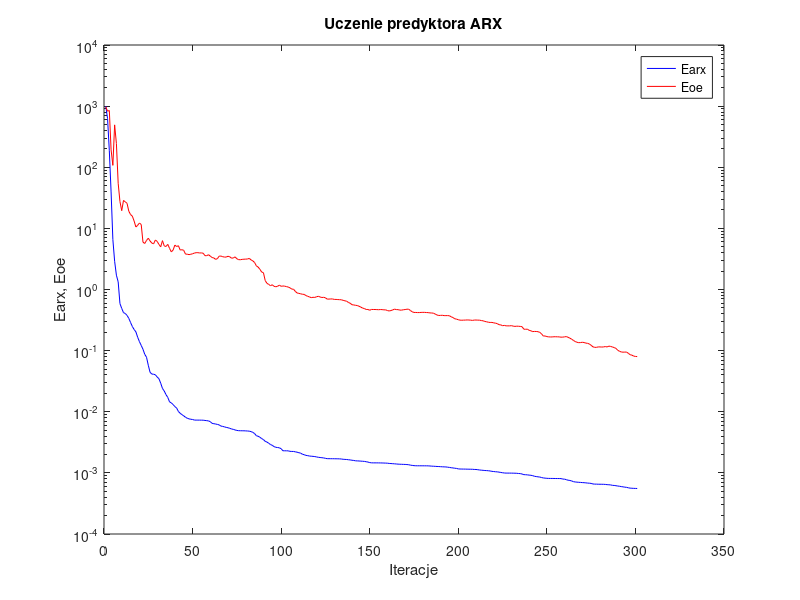
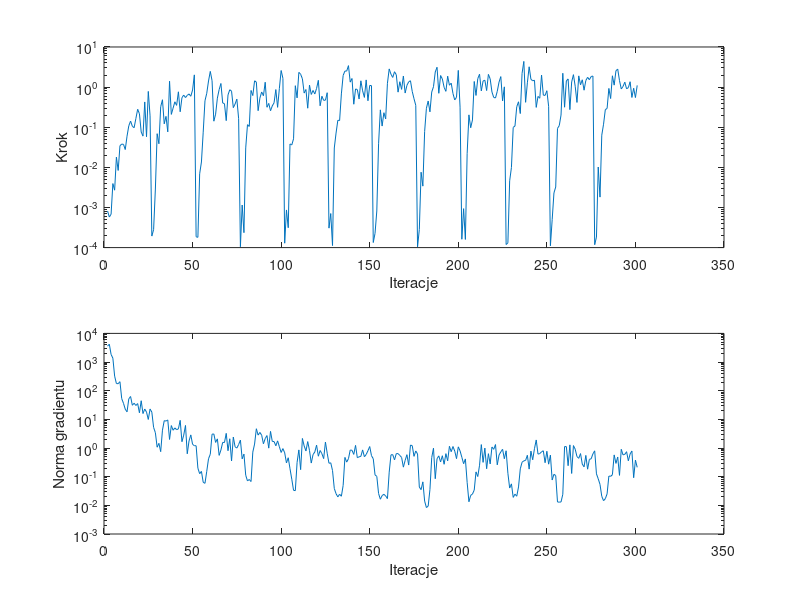

These charts were generated, in order, by the following MATLAB code:
%uczenie predyktora arx
clear all;
n=0; farx(n+1)=1.002978e+003; foe(n+1)=9.758461e+002; wspucz(n+1)=0.000000e+000; ng(n+1)=0.000000e+000;
%odnowa zmiennej metryki
n=1; farx(n+1)=6.290083e+002; foe(n+1)=8.252068e+002; krok(n+1)=8.178849e-004; ng(n+1)=3.590008e+003;
n=2; farx(n+1)=1.865987e+002; foe(n+1)=8.487327e+002; krok(n+1)=5.786489e-004; ng(n+1)=4.192349e+003;
n=3; farx(n+1)=3.947075e+001; foe(n+1)=1.925992e+002; krok(n+1)=6.767654e-004; ng(n+1)=1.842845e+003;
n=4; farx(n+1)=6.576444e+000; foe(n+1)=1.074142e+002; krok(n+1)=3.941672e-003; ng(n+1)=1.368427e+003;
n=5; farx(n+1)=2.893829e+000; foe(n+1)=4.935701e+002; krok(n+1)=2.695374e-003; ng(n+1)=3.229424e+002;
n=6; farx(n+1)=1.714487e+000; foe(n+1)=2.443550e+002; krok(n+1)=1.799391e-002; ng(n+1)=1.778357e+002;
n=7; farx(n+1)=1.335187e+000; foe(n+1)=5.469080e+001; krok(n+1)=8.368557e-003; ng(n+1)=1.755004e+002;
n=8; farx(n+1)=5.881606e-001; foe(n+1)=2.752062e+001; krok(n+1)=3.452721e-002; ng(n+1)=2.068954e+002;
n=9; farx(n+1)=4.906924e-001; foe(n+1)=1.949133e+001; krok(n+1)=3.801151e-002; ng(n+1)=5.294866e+001;
n=10; farx(n+1)=4.182111e-001; foe(n+1)=2.861683e+001; krok(n+1)=3.739234e-002; ng(n+1)=3.626663e+001;
n=11; farx(n+1)=4.055466e-001; foe(n+1)=2.720428e+001; krok(n+1)=2.779047e-002; ng(n+1)=2.264861e+001;
n=12; farx(n+1)=3.767409e-001; foe(n+1)=2.573508e+001; krok(n+1)=5.983917e-002; ng(n+1)=1.830090e+001;
n=13; farx(n+1)=3.373576e-001; foe(n+1)=1.909401e+001; krok(n+1)=1.088038e-001; ng(n+1)=5.219029e+001;
n=14; farx(n+1)=2.880576e-001; foe(n+1)=1.682014e+001; krok(n+1)=1.423178e-001; ng(n+1)=6.277984e+001;
n=15; farx(n+1)=2.484053e-001; foe(n+1)=1.586129e+001; krok(n+1)=1.057221e-001; ng(n+1)=3.108162e+001;
n=16; farx(n+1)=2.215821e-001; foe(n+1)=1.317758e+001; krok(n+1)=9.714883e-002; ng(n+1)=3.657688e+001;
n=17; farx(n+1)=2.029827e-001; foe(n+1)=1.053549e+001; krok(n+1)=1.655578e-001; ng(n+1)=3.051845e+001;
n=18; farx(n+1)=1.654200e-001; foe(n+1)=1.123518e+001; krok(n+1)=2.800362e-001; ng(n+1)=3.557455e+001;
n=19; farx(n+1)=1.403256e-001; foe(n+1)=1.223544e+001; krok(n+1)=2.168605e-001; ng(n+1)=1.696554e+001;
n=20; farx(n+1)=1.217703e-001; foe(n+1)=1.158580e+001; krok(n+1)=7.604882e-002; ng(n+1)=4.469016e+001;
n=21; farx(n+1)=1.053104e-001; foe(n+1)=5.950857e+000; krok(n+1)=6.004768e-002; ng(n+1)=1.595611e+001;
n=22; farx(n+1)=8.706665e-002; foe(n+1)=5.662041e+000; krok(n+1)=4.268310e-001; ng(n+1)=2.296541e+001;
n=23; farx(n+1)=7.794165e-002; foe(n+1)=6.353403e+000; krok(n+1)=5.801457e-002; ng(n+1)=1.792424e+001;
n=24; farx(n+1)=5.761292e-002; foe(n+1)=6.908256e+000; krok(n+1)=7.807902e-001; ng(n+1)=9.936812e+000;
n=25; farx(n+1)=4.423533e-002; foe(n+1)=6.227858e+000; krok(n+1)=1.919924e-001; ng(n+1)=2.300742e+001;
%odnowa zmiennej metryki
n=26; farx(n+1)=4.135844e-002; foe(n+1)=5.743080e+000; krok(n+1)=1.935115e-004; ng(n+1)=1.786820e+001;
n=27; farx(n+1)=4.111424e-002; foe(n+1)=5.594787e+000; krok(n+1)=2.796501e-004; ng(n+1)=5.237467e+000;
n=28; farx(n+1)=4.022845e-002; foe(n+1)=6.457731e+000; krok(n+1)=2.883948e-003; ng(n+1)=3.431761e+000;
n=29; farx(n+1)=3.709264e-002; foe(n+1)=6.129652e+000; krok(n+1)=6.900644e-002; ng(n+1)=1.068186e+000;
n=30; farx(n+1)=3.475535e-002; foe(n+1)=5.466584e+000; krok(n+1)=3.871130e-002; ng(n+1)=1.457424e+000;
n=31; farx(n+1)=2.937260e-002; foe(n+1)=4.986051e+000; krok(n+1)=3.240219e-001; ng(n+1)=7.466837e-001;
n=32; farx(n+1)=2.407706e-002; foe(n+1)=6.300120e+000; krok(n+1)=4.842714e-001; ng(n+1)=4.207955e+000;
n=33; farx(n+1)=2.184582e-002; foe(n+1)=5.170871e+000; krok(n+1)=1.216335e-001; ng(n+1)=9.011299e+000;
n=34; farx(n+1)=1.906207e-002; foe(n+1)=5.055930e+000; krok(n+1)=1.865388e-001; ng(n+1)=8.719177e+000;
n=35; farx(n+1)=1.716094e-002; foe(n+1)=5.477126e+000; krok(n+1)=7.667368e-002; ng(n+1)=9.563864e+000;
n=36; farx(n+1)=1.452386e-002; foe(n+1)=4.709963e+000; krok(n+1)=1.402391e+000; ng(n+1)=1.990471e+000;
n=37; farx(n+1)=1.395714e-002; foe(n+1)=4.124995e+000; krok(n+1)=2.089206e-001; ng(n+1)=6.083471e+000;
n=38; farx(n+1)=1.313361e-002; foe(n+1)=4.416060e+000; krok(n+1)=2.985161e-001; ng(n+1)=4.172975e+000;
n=39; farx(n+1)=1.214050e-002; foe(n+1)=5.327853e+000; krok(n+1)=4.306047e-001; ng(n+1)=5.043950e+000;
n=40; farx(n+1)=1.151075e-002; foe(n+1)=5.047550e+000; krok(n+1)=3.505976e-001; ng(n+1)=4.356691e+000;
n=41; farx(n+1)=1.010244e-002; foe(n+1)=5.204944e+000; krok(n+1)=7.638023e-001; ng(n+1)=4.664913e+000;
n=42; farx(n+1)=9.426884e-003; foe(n+1)=4.421005e+000; krok(n+1)=2.429329e-001; ng(n+1)=9.248582e+000;
n=43; farx(n+1)=8.975359e-003; foe(n+1)=4.478734e+000; krok(n+1)=5.451818e-001; ng(n+1)=1.662419e+000;
n=44; farx(n+1)=8.571513e-003; foe(n+1)=4.372625e+000; krok(n+1)=6.321212e-001; ng(n+1)=2.818371e+000;
n=45; farx(n+1)=8.132094e-003; foe(n+1)=3.794856e+000; krok(n+1)=5.491644e-001; ng(n+1)=6.137696e+000;
n=46; farx(n+1)=7.827632e-003; foe(n+1)=3.781841e+000; krok(n+1)=6.224492e-001; ng(n+1)=6.302608e-001;
n=47; farx(n+1)=7.650852e-003; foe(n+1)=3.719302e+000; krok(n+1)=6.751168e-001; ng(n+1)=1.773322e+000;
n=48; farx(n+1)=7.533435e-003; foe(n+1)=3.774993e+000; krok(n+1)=5.918768e-001; ng(n+1)=2.871673e+000;
n=49; farx(n+1)=7.473707e-003; foe(n+1)=3.841757e+000; krok(n+1)=8.456470e-001; ng(n+1)=1.345852e+000;
n=50; farx(n+1)=7.312760e-003; foe(n+1)=3.941362e+000; krok(n+1)=2.018136e+000; ng(n+1)=1.206617e+000;
%odnowa zmiennej metryki
n=51; farx(n+1)=7.299738e-003; foe(n+1)=4.003387e+000; krok(n+1)=1.864752e-004; ng(n+1)=1.201020e+000;
n=52; farx(n+1)=7.299509e-003; foe(n+1)=4.005233e+000; krok(n+1)=1.802468e-004; ng(n+1)=1.975960e-001;
n=53; farx(n+1)=7.296112e-003; foe(n+1)=3.956885e+000; krok(n+1)=6.905382e-003; ng(n+1)=1.271682e-001;
n=54; farx(n+1)=7.283754e-003; foe(n+1)=3.974039e+000; krok(n+1)=1.360047e-002; ng(n+1)=1.530127e-001;
n=55; farx(n+1)=7.274916e-003; foe(n+1)=3.919032e+000; krok(n+1)=7.533713e-002; ng(n+1)=6.399100e-002;
n=56; farx(n+1)=7.206556e-003; foe(n+1)=3.576509e+000; krok(n+1)=4.572801e-001; ng(n+1)=5.856207e-002;
n=57; farx(n+1)=7.152595e-003; foe(n+1)=3.576732e+000; krok(n+1)=7.011953e-001; ng(n+1)=1.538136e-001;
n=58; farx(n+1)=7.079308e-003; foe(n+1)=3.707371e+000; krok(n+1)=1.420334e+000; ng(n+1)=4.229275e-001;
n=59; farx(n+1)=6.880176e-003; foe(n+1)=3.520801e+000; krok(n+1)=2.464134e+000; ng(n+1)=6.059671e-001;
n=60; farx(n+1)=6.464698e-003; foe(n+1)=3.334989e+000; krok(n+1)=1.445753e+000; ng(n+1)=3.038668e+000;
n=61; farx(n+1)=6.377306e-003; foe(n+1)=3.285564e+000; krok(n+1)=1.414327e-001; ng(n+1)=3.100551e+000;
n=62; farx(n+1)=6.304259e-003; foe(n+1)=3.112316e+000; krok(n+1)=2.114442e-001; ng(n+1)=1.568926e+000;
n=63; farx(n+1)=6.203709e-003; foe(n+1)=3.194574e+000; krok(n+1)=5.312625e-001; ng(n+1)=2.087667e+000;
n=64; farx(n+1)=6.096127e-003; foe(n+1)=3.510119e+000; krok(n+1)=8.670260e-001; ng(n+1)=5.543961e-001;
n=65; farx(n+1)=5.833325e-003; foe(n+1)=3.528948e+000; krok(n+1)=1.231141e+000; ng(n+1)=8.517572e-001;
n=66; farx(n+1)=5.758737e-003; foe(n+1)=3.442646e+000; krok(n+1)=4.021517e-001; ng(n+1)=1.574138e+000;
n=67; farx(n+1)=5.660508e-003; foe(n+1)=3.392013e+000; krok(n+1)=3.862514e-001; ng(n+1)=1.556036e+000;
n=68; farx(n+1)=5.548880e-003; foe(n+1)=3.395193e+000; krok(n+1)=1.460372e-001; ng(n+1)=3.248052e+000;
n=69; farx(n+1)=5.474823e-003; foe(n+1)=3.497737e+000; krok(n+1)=6.400584e-001; ng(n+1)=8.048903e-001;
n=70; farx(n+1)=5.357216e-003; foe(n+1)=3.432622e+000; krok(n+1)=8.600077e-001; ng(n+1)=2.105098e+000;
n=71; farx(n+1)=5.230605e-003; foe(n+1)=3.249996e+000; krok(n+1)=7.927530e-001; ng(n+1)=3.531067e-001;
n=72; farx(n+1)=5.148232e-003; foe(n+1)=3.282918e+000; krok(n+1)=3.077853e-001; ng(n+1)=2.418400e+000;
n=73; farx(n+1)=5.037776e-003; foe(n+1)=3.419860e+000; krok(n+1)=3.791860e-001; ng(n+1)=1.102465e+000;
n=74; farx(n+1)=4.949578e-003; foe(n+1)=3.183204e+000; krok(n+1)=5.014424e-001; ng(n+1)=9.957461e-001;
n=75; farx(n+1)=4.901866e-003; foe(n+1)=3.079988e+000; krok(n+1)=1.634459e-001; ng(n+1)=1.324972e+000;
%odnowa zmiennej metryki
n=76; farx(n+1)=4.890994e-003; foe(n+1)=3.069839e+000; krok(n+1)=1.051134e-004; ng(n+1)=1.895589e+000;
n=77; farx(n+1)=4.885088e-003; foe(n+1)=3.112660e+000; krok(n+1)=1.149483e-003; ng(n+1)=4.194228e-001;
n=78; farx(n+1)=4.881955e-003; foe(n+1)=3.130233e+000; krok(n+1)=2.353374e-004; ng(n+1)=6.133628e-001;
n=79; farx(n+1)=4.863337e-003; foe(n+1)=3.140534e+000; krok(n+1)=3.050997e-002; ng(n+1)=1.122775e-001;
n=80; farx(n+1)=4.843508e-003; foe(n+1)=3.154390e+000; krok(n+1)=1.158784e-001; ng(n+1)=7.118994e-002;
n=81; farx(n+1)=4.813266e-003; foe(n+1)=3.228104e+000; krok(n+1)=1.046893e-001; ng(n+1)=7.989946e-002;
n=82; farx(n+1)=4.732851e-003; foe(n+1)=3.054045e+000; krok(n+1)=8.252141e-001; ng(n+1)=6.778008e-002;
n=83; farx(n+1)=4.604745e-003; foe(n+1)=2.941644e+000; krok(n+1)=6.155707e-001; ng(n+1)=7.198217e-001;
n=84; farx(n+1)=4.396498e-003; foe(n+1)=2.765028e+000; krok(n+1)=1.435731e+000; ng(n+1)=1.374100e+000;
n=85; farx(n+1)=4.057878e-003; foe(n+1)=2.438814e+000; krok(n+1)=1.334889e+000; ng(n+1)=4.713916e+000;
n=86; farx(n+1)=3.974234e-003; foe(n+1)=2.328041e+000; krok(n+1)=2.583432e-001; ng(n+1)=2.824617e+000;
n=87; farx(n+1)=3.827775e-003; foe(n+1)=2.142346e+000; krok(n+1)=5.312625e-001; ng(n+1)=3.502650e+000;
n=88; farx(n+1)=3.639326e-003; foe(n+1)=1.931865e+000; krok(n+1)=7.571530e-001; ng(n+1)=2.807970e+000;
n=89; farx(n+1)=3.507015e-003; foe(n+1)=1.883863e+000; krok(n+1)=6.094694e-001; ng(n+1)=1.407816e+000;
n=90; farx(n+1)=3.276802e-003; foe(n+1)=1.400119e+000; krok(n+1)=1.322970e+000; ng(n+1)=2.136227e+000;
n=91; farx(n+1)=3.191673e-003; foe(n+1)=1.261374e+000; krok(n+1)=3.146509e-001; ng(n+1)=2.723950e+000;
n=92; farx(n+1)=3.051224e-003; foe(n+1)=1.210870e+000; krok(n+1)=3.923690e-001; ng(n+1)=9.911452e-001;
n=93; farx(n+1)=2.904857e-003; foe(n+1)=1.153464e+000; krok(n+1)=2.577747e-001; ng(n+1)=3.808228e+000;
n=94; farx(n+1)=2.822842e-003; foe(n+1)=1.196156e+000; krok(n+1)=3.404866e-001; ng(n+1)=1.700120e+000;
n=95; farx(n+1)=2.689453e-003; foe(n+1)=1.126866e+000; krok(n+1)=4.063898e-001; ng(n+1)=1.685051e+000;
n=96; farx(n+1)=2.621222e-003; foe(n+1)=1.108216e+000; krok(n+1)=8.679464e-001; ng(n+1)=1.198045e+000;
n=97; farx(n+1)=2.598642e-003; foe(n+1)=1.129371e+000; krok(n+1)=3.131249e-001; ng(n+1)=1.777559e+000;
n=98; farx(n+1)=2.570824e-003; foe(n+1)=1.179896e+000; krok(n+1)=9.282331e-001; ng(n+1)=1.105603e+000;
n=99; farx(n+1)=2.484209e-003; foe(n+1)=1.127569e+000; krok(n+1)=2.592175e+000; ng(n+1)=7.004654e-001;
n=100; farx(n+1)=2.300637e-003; foe(n+1)=1.143223e+000; krok(n+1)=1.650428e+000; ng(n+1)=9.555405e-001;
%odnowa zmiennej metryki
n=101; farx(n+1)=2.298939e-003; foe(n+1)=1.133258e+000; krok(n+1)=1.287051e-004; ng(n+1)=6.798721e-001;
n=102; farx(n+1)=2.296173e-003; foe(n+1)=1.115549e+000; krok(n+1)=8.676816e-004; ng(n+1)=3.022022e-001;
n=103; farx(n+1)=2.293226e-003; foe(n+1)=1.096539e+000; krok(n+1)=3.127269e-004; ng(n+1)=4.584503e-001;
n=104; farx(n+1)=2.251111e-003; foe(n+1)=1.064708e+000; krok(n+1)=3.836134e-002; ng(n+1)=1.897241e-001;
n=105; farx(n+1)=2.243123e-003; foe(n+1)=1.014510e+000; krok(n+1)=3.618094e-002; ng(n+1)=8.193628e-002;
n=106; farx(n+1)=2.240321e-003; foe(n+1)=1.011226e+000; krok(n+1)=5.140248e-002; ng(n+1)=3.344163e-002;
n=107; farx(n+1)=2.210439e-003; foe(n+1)=9.314325e-001; krok(n+1)=1.084311e+000; ng(n+1)=3.254311e-002;
n=108; farx(n+1)=2.180547e-003; foe(n+1)=8.780832e-001; krok(n+1)=5.389436e-001; ng(n+1)=3.155807e-001;
n=109; farx(n+1)=2.137151e-003; foe(n+1)=8.643120e-001; krok(n+1)=2.329831e+000; ng(n+1)=8.603631e-001;
n=110; farx(n+1)=2.104956e-003; foe(n+1)=8.511635e-001; krok(n+1)=2.090614e+000; ng(n+1)=1.762032e-001;
n=111; farx(n+1)=2.019054e-003; foe(n+1)=8.358503e-001; krok(n+1)=1.611198e+000; ng(n+1)=2.159081e+000;
n=112; farx(n+1)=1.983396e-003; foe(n+1)=8.321033e-001; krok(n+1)=7.101669e-001; ng(n+1)=1.183027e+000;
n=113; farx(n+1)=1.932887e-003; foe(n+1)=7.948708e-001; krok(n+1)=8.707243e-001; ng(n+1)=7.883398e-001;
n=114; farx(n+1)=1.914500e-003; foe(n+1)=7.739904e-001; krok(n+1)=2.978305e-001; ng(n+1)=1.679585e+000;
n=115; farx(n+1)=1.884762e-003; foe(n+1)=7.559916e-001; krok(n+1)=1.120145e+000; ng(n+1)=8.219673e-001;
n=116; farx(n+1)=1.874257e-003; foe(n+1)=7.348000e-001; krok(n+1)=6.564205e-001; ng(n+1)=2.990385e-001;
n=117; farx(n+1)=1.862284e-003; foe(n+1)=7.461503e-001; krok(n+1)=8.256204e-001; ng(n+1)=5.891450e-001;
n=118; farx(n+1)=1.848061e-003; foe(n+1)=7.423731e-001; krok(n+1)=6.744582e-001; ng(n+1)=7.298833e-001;
n=119; farx(n+1)=1.823768e-003; foe(n+1)=7.618445e-001; krok(n+1)=9.282331e-001; ng(n+1)=1.260197e+000;
n=120; farx(n+1)=1.798537e-003; foe(n+1)=7.739559e-001; krok(n+1)=1.477307e+000; ng(n+1)=5.178403e-001;
n=121; farx(n+1)=1.783966e-003; foe(n+1)=7.546861e-001; krok(n+1)=3.421659e-001; ng(n+1)=8.205506e-001;
n=122; farx(n+1)=1.771456e-003; foe(n+1)=7.391024e-001; krok(n+1)=5.925364e-001; ng(n+1)=6.354549e-001;
n=123; farx(n+1)=1.755702e-003; foe(n+1)=7.462142e-001; krok(n+1)=4.681360e-001; ng(n+1)=4.268106e-001;
n=124; farx(n+1)=1.730550e-003; foe(n+1)=7.314689e-001; krok(n+1)=4.726961e-001; ng(n+1)=1.613303e+000;
n=125; farx(n+1)=1.707870e-003; foe(n+1)=6.956381e-001; krok(n+1)=7.248392e-001; ng(n+1)=6.572256e-001;
%odnowa zmiennej metryki
n=126; farx(n+1)=1.706978e-003; foe(n+1)=6.972741e-001; krok(n+1)=3.055701e-004; ng(n+1)=2.939515e-001;
n=127; farx(n+1)=1.704989e-003; foe(n+1)=7.009822e-001; krok(n+1)=7.059341e-004; ng(n+1)=3.047701e-001;
n=128; farx(n+1)=1.704909e-003; foe(n+1)=7.005058e-001; krok(n+1)=1.123699e-004; ng(n+1)=1.638469e-001;
n=129; farx(n+1)=1.702656e-003; foe(n+1)=6.887072e-001; krok(n+1)=3.037029e-002; ng(n+1)=3.878992e-002;
n=130; farx(n+1)=1.701003e-003; foe(n+1)=6.880634e-001; krok(n+1)=7.159043e-002; ng(n+1)=2.545405e-002;
n=131; farx(n+1)=1.699175e-003; foe(n+1)=6.844325e-001; krok(n+1)=1.492217e-001; ng(n+1)=1.973813e-002;
n=132; farx(n+1)=1.695838e-003; foe(n+1)=6.816953e-001; krok(n+1)=1.468011e-001; ng(n+1)=2.439883e-002;
n=133; farx(n+1)=1.687052e-003; foe(n+1)=6.793426e-001; krok(n+1)=6.776371e-001; ng(n+1)=2.079173e-002;
n=134; farx(n+1)=1.669125e-003; foe(n+1)=6.646797e-001; krok(n+1)=1.953830e+000; ng(n+1)=4.959007e-002;
n=135; farx(n+1)=1.661298e-003; foe(n+1)=6.527581e-001; krok(n+1)=2.515023e+000; ng(n+1)=4.710829e-001;
n=136; farx(n+1)=1.655526e-003; foe(n+1)=6.430504e-001; krok(n+1)=2.507229e+000; ng(n+1)=3.224180e-001;
n=137; farx(n+1)=1.639679e-003; foe(n+1)=6.128804e-001; krok(n+1)=3.430439e+000; ng(n+1)=4.243573e-001;
n=138; farx(n+1)=1.629279e-003; foe(n+1)=5.958040e-001; krok(n+1)=1.331376e+000; ng(n+1)=8.517986e-001;
n=139; farx(n+1)=1.608344e-003; foe(n+1)=5.638357e-001; krok(n+1)=1.639642e+000; ng(n+1)=8.339766e-001;
n=140; farx(n+1)=1.597649e-003; foe(n+1)=5.589865e-001; krok(n+1)=3.745525e-001; ng(n+1)=5.997728e-001;
n=141; farx(n+1)=1.575683e-003; foe(n+1)=5.510408e-001; krok(n+1)=8.997464e-001; ng(n+1)=1.236463e+000;
n=142; farx(n+1)=1.570442e-003; foe(n+1)=5.469641e-001; krok(n+1)=8.674420e-001; ng(n+1)=4.610560e-001;
n=143; farx(n+1)=1.565506e-003; foe(n+1)=5.314698e-001; krok(n+1)=5.045340e-001; ng(n+1)=4.928095e-001;
n=144; farx(n+1)=1.556548e-003; foe(n+1)=5.146233e-001; krok(n+1)=1.435731e+000; ng(n+1)=5.118472e-001;
n=145; farx(n+1)=1.548908e-003; foe(n+1)=4.960865e-001; krok(n+1)=8.067975e-001; ng(n+1)=8.599930e-001;
n=146; farx(n+1)=1.540763e-003; foe(n+1)=4.882716e-001; krok(n+1)=5.535078e-001; ng(n+1)=4.966120e-001;
n=147; farx(n+1)=1.522405e-003; foe(n+1)=4.715412e-001; krok(n+1)=1.512163e+000; ng(n+1)=5.952551e-001;
n=148; farx(n+1)=1.502919e-003; foe(n+1)=4.713341e-001; krok(n+1)=4.567804e-001; ng(n+1)=8.060933e-001;
n=149; farx(n+1)=1.474263e-003; foe(n+1)=4.576468e-001; krok(n+1)=1.104103e+000; ng(n+1)=1.127768e+000;
n=150; farx(n+1)=1.459876e-003; foe(n+1)=4.716990e-001; krok(n+1)=1.086260e+000; ng(n+1)=5.412359e-001;
%odnowa zmiennej metryki
n=151; farx(n+1)=1.458387e-003; foe(n+1)=4.710482e-001; krok(n+1)=1.338340e-004; ng(n+1)=4.229356e-001;
n=152; farx(n+1)=1.458281e-003; foe(n+1)=4.706452e-001; krok(n+1)=2.263251e-004; ng(n+1)=1.154668e-001;
n=153; farx(n+1)=1.457930e-003; foe(n+1)=4.692079e-001; krok(n+1)=8.180843e-004; ng(n+1)=1.025949e-001;
n=154; farx(n+1)=1.457143e-003; foe(n+1)=4.670897e-001; krok(n+1)=3.871130e-002; ng(n+1)=2.588884e-002;
n=155; farx(n+1)=1.454658e-003; foe(n+1)=4.699067e-001; krok(n+1)=2.709781e-001; ng(n+1)=1.635647e-002;
n=156; farx(n+1)=1.453082e-003; foe(n+1)=4.689667e-001; krok(n+1)=1.068981e-001; ng(n+1)=2.192192e-002;
n=157; farx(n+1)=1.448647e-003; foe(n+1)=4.645360e-001; krok(n+1)=2.301336e-001; ng(n+1)=2.429174e-002;
n=158; farx(n+1)=1.445540e-003; foe(n+1)=4.647734e-001; krok(n+1)=1.611570e-001; ng(n+1)=2.132093e-002;
n=159; farx(n+1)=1.440374e-003; foe(n+1)=4.528553e-001; krok(n+1)=1.245764e+000; ng(n+1)=1.716547e-002;
n=160; farx(n+1)=1.427081e-003; foe(n+1)=4.453176e-001; krok(n+1)=2.840668e+000; ng(n+1)=1.442213e-001;
n=161; farx(n+1)=1.421159e-003; foe(n+1)=4.528869e-001; krok(n+1)=2.090614e+000; ng(n+1)=5.784105e-001;
n=162; farx(n+1)=1.413470e-003; foe(n+1)=4.637141e-001; krok(n+1)=1.741449e+000; ng(n+1)=5.872477e-001;
n=163; farx(n+1)=1.406811e-003; foe(n+1)=4.775315e-001; krok(n+1)=2.416435e+000; ng(n+1)=3.855649e-001;
n=164; farx(n+1)=1.398560e-003; foe(n+1)=4.693210e-001; krok(n+1)=2.034481e+000; ng(n+1)=6.385513e-001;
n=165; farx(n+1)=1.390350e-003; foe(n+1)=4.684193e-001; krok(n+1)=7.491049e-001; ng(n+1)=6.389879e-001;
n=166; farx(n+1)=1.384733e-003; foe(n+1)=4.601411e-001; krok(n+1)=1.361947e+000; ng(n+1)=5.495180e-001;
n=167; farx(n+1)=1.381646e-003; foe(n+1)=4.597500e-001; krok(n+1)=8.773192e-001; ng(n+1)=4.706600e-001;
n=168; farx(n+1)=1.377153e-003; foe(n+1)=4.666460e-001; krok(n+1)=1.890784e+000; ng(n+1)=2.152355e-001;
n=169; farx(n+1)=1.374334e-003; foe(n+1)=4.698579e-001; krok(n+1)=7.113726e-001; ng(n+1)=3.702295e-001;
n=170; farx(n+1)=1.367918e-003; foe(n+1)=4.762044e-001; krok(n+1)=1.105172e+000; ng(n+1)=5.858360e-001;
n=171; farx(n+1)=1.359912e-003; foe(n+1)=4.760542e-001; krok(n+1)=1.352447e+000; ng(n+1)=2.545768e-001;
n=172; farx(n+1)=1.337754e-003; foe(n+1)=4.523130e-001; krok(n+1)=1.440700e+000; ng(n+1)=1.269260e+000;
n=173; farx(n+1)=1.325456e-003; foe(n+1)=4.317534e-001; krok(n+1)=7.808753e-001; ng(n+1)=1.208367e+000;
n=174; farx(n+1)=1.313338e-003; foe(n+1)=4.214969e-001; krok(n+1)=5.134806e-001; ng(n+1)=5.126431e-001;
n=175; farx(n+1)=1.307427e-003; foe(n+1)=4.214060e-001; krok(n+1)=3.505976e-001; ng(n+1)=7.911064e-001;
%odnowa zmiennej metryki
n=176; farx(n+1)=1.306382e-003; foe(n+1)=4.194260e-001; krok(n+1)=1.043938e-004; ng(n+1)=6.190776e-001;
n=177; farx(n+1)=1.306368e-003; foe(n+1)=4.194757e-001; krok(n+1)=2.821941e-004; ng(n+1)=4.369486e-002;
n=178; farx(n+1)=1.305976e-003; foe(n+1)=4.219892e-001; krok(n+1)=7.566741e-003; ng(n+1)=3.533214e-002;
n=179; farx(n+1)=1.305562e-003; foe(n+1)=4.229138e-001; krok(n+1)=3.401267e-003; ng(n+1)=6.603121e-002;
n=180; farx(n+1)=1.304996e-003; foe(n+1)=4.224983e-001; krok(n+1)=7.814306e-002; ng(n+1)=1.412711e-002;
n=181; farx(n+1)=1.304410e-003; foe(n+1)=4.200919e-001; krok(n+1)=2.975933e-001; ng(n+1)=8.367954e-003;
n=182; farx(n+1)=1.303117e-003; foe(n+1)=4.187180e-001; krok(n+1)=4.498732e-001; ng(n+1)=9.414310e-003;
n=183; farx(n+1)=1.296222e-003; foe(n+1)=4.139617e-001; krok(n+1)=2.418297e-001; ng(n+1)=3.586760e-002;
n=184; farx(n+1)=1.288512e-003; foe(n+1)=4.130905e-001; krok(n+1)=7.525649e-001; ng(n+1)=4.653146e-001;
n=185; farx(n+1)=1.284646e-003; foe(n+1)=4.094170e-001; krok(n+1)=1.023163e+000; ng(n+1)=9.869035e-001;
n=186; farx(n+1)=1.278910e-003; foe(n+1)=3.961065e-001; krok(n+1)=2.385180e+000; ng(n+1)=8.498143e-002;
n=187; farx(n+1)=1.273130e-003; foe(n+1)=3.824126e-001; krok(n+1)=3.123161e+000; ng(n+1)=4.243929e-001;
n=188; farx(n+1)=1.269881e-003; foe(n+1)=3.758134e-001; krok(n+1)=7.011953e-001; ng(n+1)=5.323256e-001;
n=189; farx(n+1)=1.262969e-003; foe(n+1)=3.773204e-001; krok(n+1)=1.943463e+000; ng(n+1)=3.263392e-001;
n=190; farx(n+1)=1.257848e-003; foe(n+1)=3.787752e-001; krok(n+1)=1.594157e+000; ng(n+1)=5.385496e-001;
n=191; farx(n+1)=1.253948e-003; foe(n+1)=3.738690e-001; krok(n+1)=9.859540e-001; ng(n+1)=2.711436e-001;
n=192; farx(n+1)=1.250595e-003; foe(n+1)=3.738209e-001; krok(n+1)=7.847380e-001; ng(n+1)=6.366436e-001;
n=193; farx(n+1)=1.239031e-003; foe(n+1)=3.741756e-001; krok(n+1)=1.872544e+000; ng(n+1)=3.573317e-001;
n=194; farx(n+1)=1.228583e-003; foe(n+1)=3.719434e-001; krok(n+1)=1.114269e+000; ng(n+1)=1.149523e+000;
n=195; farx(n+1)=1.213814e-003; foe(n+1)=3.576763e-001; krok(n+1)=1.253615e+000; ng(n+1)=7.447399e-001;
n=196; farx(n+1)=1.204416e-003; foe(n+1)=3.477897e-001; krok(n+1)=6.914797e-001; ng(n+1)=1.129731e+000;
n=197; farx(n+1)=1.192015e-003; foe(n+1)=3.322472e-001; krok(n+1)=4.787134e-001; ng(n+1)=7.790765e-001;
n=198; farx(n+1)=1.182885e-003; foe(n+1)=3.275281e-001; krok(n+1)=5.596492e-001; ng(n+1)=4.263185e-001;
n=199; farx(n+1)=1.161953e-003; foe(n+1)=3.202011e-001; krok(n+1)=2.609784e+000; ng(n+1)=1.099636e+000;
n=200; farx(n+1)=1.156632e-003; foe(n+1)=3.150729e-001; krok(n+1)=3.164415e-001; ng(n+1)=7.958940e-001;
%odnowa zmiennej metryki
n=201; farx(n+1)=1.155201e-003; foe(n+1)=3.141477e-001; krok(n+1)=1.614953e-004; ng(n+1)=4.770355e-001;
n=202; farx(n+1)=1.153452e-003; foe(n+1)=3.156599e-001; krok(n+1)=9.349870e-004; ng(n+1)=2.834378e-001;
n=203; farx(n+1)=1.152716e-003; foe(n+1)=3.158681e-001; krok(n+1)=1.596151e-004; ng(n+1)=4.165779e-001;
n=204; farx(n+1)=1.150011e-003; foe(n+1)=3.178046e-001; krok(n+1)=2.194150e-002; ng(n+1)=6.332371e-002;
n=205; farx(n+1)=1.148626e-003; foe(n+1)=3.166335e-001; krok(n+1)=2.032965e-001; ng(n+1)=1.333813e-002;
n=206; farx(n+1)=1.147006e-003; foe(n+1)=3.152446e-001; krok(n+1)=9.714883e-002; ng(n+1)=2.235868e-002;
n=207; farx(n+1)=1.145760e-003; foe(n+1)=3.121767e-001; krok(n+1)=1.517792e-001; ng(n+1)=2.474329e-002;
n=208; farx(n+1)=1.137978e-003; foe(n+1)=3.162307e-001; krok(n+1)=1.382584e+000; ng(n+1)=3.422783e-002;
n=209; farx(n+1)=1.136811e-003; foe(n+1)=3.168336e-001; krok(n+1)=6.193808e-001; ng(n+1)=1.472025e-001;
n=210; farx(n+1)=1.127107e-003; foe(n+1)=3.152333e-001; krok(n+1)=1.625559e+000; ng(n+1)=1.011999e-001;
n=211; farx(n+1)=1.115409e-003; foe(n+1)=3.152953e-001; krok(n+1)=2.096860e+000; ng(n+1)=2.509489e-001;
n=212; farx(n+1)=1.107404e-003; foe(n+1)=3.102670e-001; krok(n+1)=8.042766e-001; ng(n+1)=1.318223e+000;
n=213; farx(n+1)=1.100882e-003; foe(n+1)=3.077308e-001; krok(n+1)=1.420334e+000; ng(n+1)=3.162095e-001;
n=214; farx(n+1)=1.093229e-003; foe(n+1)=3.001454e-001; krok(n+1)=1.482786e+000; ng(n+1)=9.954312e-001;
n=215; farx(n+1)=1.089798e-003; foe(n+1)=2.963602e-001; krok(n+1)=8.204121e-001; ng(n+1)=1.894719e-001;
n=216; farx(n+1)=1.083494e-003; foe(n+1)=2.913380e-001; krok(n+1)=2.075725e+000; ng(n+1)=6.353632e-001;
n=217; farx(n+1)=1.074453e-003; foe(n+1)=2.890667e-001; krok(n+1)=1.601363e+000; ng(n+1)=2.788328e-001;
n=218; farx(n+1)=1.059125e-003; foe(n+1)=2.896015e-001; krok(n+1)=7.571876e-001; ng(n+1)=1.087212e+000;
n=219; farx(n+1)=1.051974e-003; foe(n+1)=2.847906e-001; krok(n+1)=5.535078e-001; ng(n+1)=9.012551e-001;
n=220; farx(n+1)=1.043731e-003; foe(n+1)=2.813618e-001; krok(n+1)=5.360036e-001; ng(n+1)=1.322807e+000;
n=221; farx(n+1)=1.039214e-003; foe(n+1)=2.765035e-001; krok(n+1)=7.847380e-001; ng(n+1)=2.590696e-001;
n=222; farx(n+1)=1.028516e-003; foe(n+1)=2.658254e-001; krok(n+1)=1.331649e+000; ng(n+1)=5.675670e-001;
n=223; farx(n+1)=1.016172e-003; foe(n+1)=2.636086e-001; krok(n+1)=1.827122e+000; ng(n+1)=7.337764e-001;
n=224; farx(n+1)=1.005340e-003; foe(n+1)=2.559907e-001; krok(n+1)=4.536903e-001; ng(n+1)=9.025938e-001;
n=225; farx(n+1)=9.958223e-004; foe(n+1)=2.585005e-001; krok(n+1)=1.015268e+000; ng(n+1)=4.234687e-001;
%odnowa zmiennej metryki
n=226; farx(n+1)=9.918812e-004; foe(n+1)=2.542402e-001; krok(n+1)=1.191612e-004; ng(n+1)=8.024763e-001;
n=227; farx(n+1)=9.918189e-004; foe(n+1)=2.542651e-001; krok(n+1)=1.312842e-004; ng(n+1)=1.316945e-001;
n=228; farx(n+1)=9.915734e-004; foe(n+1)=2.539794e-001; krok(n+1)=4.620452e-003; ng(n+1)=4.007344e-002;
n=229; farx(n+1)=9.906123e-004; foe(n+1)=2.563749e-001; krok(n+1)=9.907068e-003; ng(n+1)=5.618405e-002;
n=230; farx(n+1)=9.894000e-004; foe(n+1)=2.516023e-001; krok(n+1)=9.907791e-002; ng(n+1)=1.895131e-002;
n=231; farx(n+1)=9.872627e-004; foe(n+1)=2.491448e-001; krok(n+1)=1.072012e-001; ng(n+1)=2.458918e-002;
n=232; farx(n+1)=9.849212e-004; foe(n+1)=2.514038e-001; krok(n+1)=3.238984e-001; ng(n+1)=2.080439e-002;
n=233; farx(n+1)=9.772306e-004; foe(n+1)=2.504280e-001; krok(n+1)=4.306047e-001; ng(n+1)=4.385554e-002;
n=234; farx(n+1)=9.731143e-004; foe(n+1)=2.488971e-001; krok(n+1)=2.193298e-001; ng(n+1)=1.879222e-001;
n=235; farx(n+1)=9.585062e-004; foe(n+1)=2.463252e-001; krok(n+1)=2.192737e+000; ng(n+1)=3.194487e-001;
n=236; farx(n+1)=9.361597e-004; foe(n+1)=2.243259e-001; krok(n+1)=4.369440e+000; ng(n+1)=3.571969e-001;
n=237; farx(n+1)=9.329936e-004; foe(n+1)=2.234733e-001; krok(n+1)=4.178411e-001; ng(n+1)=3.707551e-001;
n=238; farx(n+1)=9.279478e-004; foe(n+1)=2.244043e-001; krok(n+1)=1.280117e+000; ng(n+1)=5.586794e-001;
n=239; farx(n+1)=9.194587e-004; foe(n+1)=2.148528e-001; krok(n+1)=3.210871e+000; ng(n+1)=1.838745e-001;
n=240; farx(n+1)=9.127263e-004; foe(n+1)=2.110514e-001; krok(n+1)=1.569476e+000; ng(n+1)=7.811593e-001;
n=241; farx(n+1)=9.011433e-004; foe(n+1)=2.048447e-001; krok(n+1)=1.435731e+000; ng(n+1)=3.887794e-001;
n=242; farx(n+1)=8.795249e-004; foe(n+1)=2.060555e-001; krok(n+1)=1.484568e+000; ng(n+1)=9.492143e-001;
n=243; farx(n+1)=8.706411e-004; foe(n+1)=2.057049e-001; krok(n+1)=3.123324e-001; ng(n+1)=1.914713e+000;
n=244; farx(n+1)=8.614609e-004; foe(n+1)=2.040811e-001; krok(n+1)=5.856145e-001; ng(n+1)=6.124375e-001;
n=245; farx(n+1)=8.550908e-004; foe(n+1)=1.989864e-001; krok(n+1)=5.281352e-001; ng(n+1)=6.419503e-001;
n=246; farx(n+1)=8.393298e-004; foe(n+1)=1.885174e-001; krok(n+1)=1.997077e+000; ng(n+1)=7.386094e-001;
n=247; farx(n+1)=8.263307e-004; foe(n+1)=1.730997e-001; krok(n+1)=6.310298e-001; ng(n+1)=8.011860e-001;
n=248; farx(n+1)=8.206114e-004; foe(n+1)=1.738728e-001; krok(n+1)=6.211061e-001; ng(n+1)=3.072556e-001;
n=249; farx(n+1)=8.146087e-004; foe(n+1)=1.696676e-001; krok(n+1)=8.127796e-001; ng(n+1)=7.712070e-001;
n=250; farx(n+1)=8.120087e-004; foe(n+1)=1.679449e-001; krok(n+1)=3.319551e-001; ng(n+1)=2.733969e-001;
%odnowa zmiennej metryki
n=251; farx(n+1)=8.109810e-004; foe(n+1)=1.673413e-001; krok(n+1)=1.107642e-004; ng(n+1)=5.648885e-001;
n=252; farx(n+1)=8.109024e-004; foe(n+1)=1.675445e-001; krok(n+1)=4.957630e-004; ng(n+1)=7.667835e-002;
n=253; farx(n+1)=8.099021e-004; foe(n+1)=1.687119e-001; krok(n+1)=2.310226e-003; ng(n+1)=1.212509e-001;
n=254; farx(n+1)=8.088705e-004; foe(n+1)=1.686039e-001; krok(n+1)=3.242576e-003; ng(n+1)=1.092560e-001;
n=255; farx(n+1)=8.082668e-004; foe(n+1)=1.682226e-001; krok(n+1)=9.327289e-002; ng(n+1)=1.314515e-002;
n=256; farx(n+1)=8.077566e-004; foe(n+1)=1.677844e-001; krok(n+1)=1.096481e-001; ng(n+1)=1.289922e-002;
n=257; farx(n+1)=8.066172e-004; foe(n+1)=1.659448e-001; krok(n+1)=2.013997e-001; ng(n+1)=1.314753e-002;
n=258; farx(n+1)=7.919142e-004; foe(n+1)=1.663832e-001; krok(n+1)=2.214031e+000; ng(n+1)=2.432248e-002;
n=259; farx(n+1)=7.892934e-004; foe(n+1)=1.679658e-001; krok(n+1)=3.152950e-001; ng(n+1)=1.124270e+000;
n=260; farx(n+1)=7.738045e-004; foe(n+1)=1.698321e-001; krok(n+1)=1.420334e+000; ng(n+1)=1.119216e+000;
n=261; farx(n+1)=7.586304e-004; foe(n+1)=1.651069e-001; krok(n+1)=1.598536e+000; ng(n+1)=2.418680e-001;
n=262; farx(n+1)=7.516731e-004; foe(n+1)=1.597444e-001; krok(n+1)=2.745822e-001; ng(n+1)=1.288477e+000;
n=263; farx(n+1)=7.379630e-004; foe(n+1)=1.539236e-001; krok(n+1)=1.342163e+000; ng(n+1)=1.296042e-001;
n=264; farx(n+1)=7.183832e-004; foe(n+1)=1.468347e-001; krok(n+1)=2.043356e+000; ng(n+1)=1.219918e+000;
n=265; farx(n+1)=7.102299e-004; foe(n+1)=1.409667e-001; krok(n+1)=1.047159e+000; ng(n+1)=9.084271e-001;
n=266; farx(n+1)=7.053043e-004; foe(n+1)=1.370321e-001; krok(n+1)=4.147513e-001; ng(n+1)=5.028096e-001;
n=267; farx(n+1)=7.011806e-004; foe(n+1)=1.349690e-001; krok(n+1)=1.905355e+000; ng(n+1)=4.367548e-001;
n=268; farx(n+1)=6.981194e-004; foe(n+1)=1.354353e-001; krok(n+1)=1.142810e+000; ng(n+1)=6.405347e-001;
n=269; farx(n+1)=6.937366e-004; foe(n+1)=1.370356e-001; krok(n+1)=1.522162e+000; ng(n+1)=2.746047e-001;
n=270; farx(n+1)=6.913126e-004; foe(n+1)=1.357417e-001; krok(n+1)=8.375141e-001; ng(n+1)=2.208428e-001;
n=271; farx(n+1)=6.868596e-004; foe(n+1)=1.326964e-001; krok(n+1)=1.462039e+000; ng(n+1)=5.527606e-001;
n=272; farx(n+1)=6.809363e-004; foe(n+1)=1.317049e-001; krok(n+1)=1.754369e+000; ng(n+1)=1.826475e-001;
n=273; farx(n+1)=6.778719e-004; foe(n+1)=1.283621e-001; krok(n+1)=1.527771e+000; ng(n+1)=4.029123e-001;
n=274; farx(n+1)=6.723176e-004; foe(n+1)=1.222249e-001; krok(n+1)=1.833902e+000; ng(n+1)=4.193765e-001;
n=275; farx(n+1)=6.585273e-004; foe(n+1)=1.154365e-001; krok(n+1)=1.890784e+000; ng(n+1)=6.268980e-001;
%odnowa zmiennej metryki
n=276; farx(n+1)=6.546378e-004; foe(n+1)=1.131567e-001; krok(n+1)=1.180809e-004; ng(n+1)=7.976075e-001;
n=277; farx(n+1)=6.545567e-004; foe(n+1)=1.131283e-001; krok(n+1)=1.828869e-004; ng(n+1)=1.252832e-001;
n=278; farx(n+1)=6.520081e-004; foe(n+1)=1.150738e-001; krok(n+1)=1.019133e-002; ng(n+1)=8.449902e-002;
n=279; farx(n+1)=6.518751e-004; foe(n+1)=1.149704e-001; krok(n+1)=1.812955e-003; ng(n+1)=5.367295e-002;
n=280; farx(n+1)=6.509690e-004; foe(n+1)=1.144580e-001; krok(n+1)=6.345766e-002; ng(n+1)=2.062379e-002;
n=281; farx(n+1)=6.502176e-004; foe(n+1)=1.149788e-001; krok(n+1)=1.189066e-001; ng(n+1)=1.453445e-002;
n=282; farx(n+1)=6.474651e-004; foe(n+1)=1.166095e-001; krok(n+1)=2.745822e-001; ng(n+1)=1.704361e-002;
n=283; farx(n+1)=6.419027e-004; foe(n+1)=1.147272e-001; krok(n+1)=2.935451e-001; ng(n+1)=2.513319e-002;
n=284; farx(n+1)=6.391821e-004; foe(n+1)=1.184908e-001; krok(n+1)=9.270274e-001; ng(n+1)=1.049997e-001;
n=285; farx(n+1)=6.358092e-004; foe(n+1)=1.170804e-001; krok(n+1)=5.189310e-001; ng(n+1)=1.029327e-001;
n=286; farx(n+1)=6.253299e-004; foe(n+1)=1.148096e-001; krok(n+1)=1.915347e+000; ng(n+1)=1.167860e-001;
n=287; farx(n+1)=6.227523e-004; foe(n+1)=1.121971e-001; krok(n+1)=1.119298e+000; ng(n+1)=5.752372e-001;
n=288; farx(n+1)=6.166150e-004; foe(n+1)=1.088220e-001; krok(n+1)=2.560234e+000; ng(n+1)=2.909924e-001;
n=289; farx(n+1)=6.094722e-004; foe(n+1)=1.014506e-001; krok(n+1)=2.808512e+000; ng(n+1)=4.857143e-001;
n=290; farx(n+1)=6.044579e-004; foe(n+1)=9.761537e-002; krok(n+1)=1.459230e+000; ng(n+1)=1.110719e-001;
n=291; farx(n+1)=5.964551e-004; foe(n+1)=9.510550e-002; krok(n+1)=9.001093e-001; ng(n+1)=9.031702e-001;
n=292; farx(n+1)=5.909036e-004; foe(n+1)=9.432867e-002; krok(n+1)=1.037862e+000; ng(n+1)=5.769598e-001;
n=293; farx(n+1)=5.838123e-004; foe(n+1)=9.462175e-002; krok(n+1)=1.327820e+000; ng(n+1)=6.005395e-001;
n=294; farx(n+1)=5.799932e-004; foe(n+1)=9.475505e-002; krok(n+1)=9.073805e-001; ng(n+1)=7.453796e-001;
n=295; farx(n+1)=5.702390e-004; foe(n+1)=9.039085e-002; krok(n+1)=9.691037e-001; ng(n+1)=3.583785e-001;
n=296; farx(n+1)=5.629127e-004; foe(n+1)=8.581127e-002; krok(n+1)=1.361453e+000; ng(n+1)=6.221391e-001;
n=297; farx(n+1)=5.604771e-004; foe(n+1)=8.427039e-002; krok(n+1)=5.520515e-001; ng(n+1)=7.877214e-001;
n=298; farx(n+1)=5.580154e-004; foe(n+1)=8.145616e-002; krok(n+1)=9.372047e-001; ng(n+1)=9.204117e-002;
n=299; farx(n+1)=5.566738e-004; foe(n+1)=8.034452e-002; krok(n+1)=5.491644e-001; ng(n+1)=3.793825e-001;
n=300; farx(n+1)=5.554084e-004; foe(n+1)=7.990543e-002; krok(n+1)=1.104103e+000; ng(n+1)=2.119805e-001;

figure; semilogy(farx,'b'); hold on; semilogy(foe,'r'); xlabel('Iteracje'); ylabel('Earx, Eoe'); legend('Earx','Eoe'); title('Uczenie predyktora ARX');
figure; subplot(2,1,1); semilogy(krok); xlabel('Iteracje'); ylabel('Krok');
subplot(2,1,2); semilogy(ng); xlabel('Iteracje'); ylabel('Norma gradientu');
Earx=farx(n+1)
Eoe=foe(n+1)
